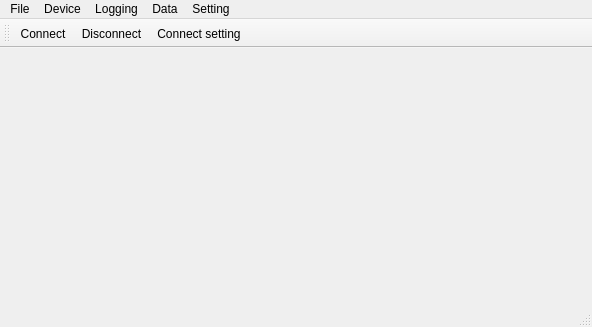
<?xml version="1.0" encoding="UTF-8"?>
<ui version="4.0">
 <class>MainWindow</class>
 <widget class="QMainWindow" name="MainWindow">
  <property name="geometry">
   <rect>
    <x>0</x>
    <y>0</y>
    <width>592</width>
    <height>327</height>
   </rect>
  </property>
  <property name="windowTitle">
   <string>Logging</string>
  </property>
  <property name="autoFillBackground">
   <bool>false</bool>
  </property>
  <widget class="QWidget" name="centralwidget"/>
  <widget class="QMenuBar" name="menubar">
   <property name="geometry">
    <rect>
     <x>0</x>
     <y>0</y>
     <width>592</width>
     <height>26</height>
    </rect>
   </property>
   <widget class="QMenu" name="menuCurve">
    <property name="title">
     <string>Device</string>
    </property>
    <addaction name="actionDevice_connect"/>
    <addaction name="actionDisconnect"/>
    <addaction name="actionExit"/>
   </widget>
   <widget class="QMenu" name="menuSetting">
    <property name="title">
     <string>Setting</string>
    </property>
    <addaction name="actionSetting_connect"/>
    <addaction name="actionParameter"/>
   </widget>
   <widget class="QMenu" name="menuLogging">
    <property name="title">
     <string>Logging</string>
    </property>
    <addaction name="actionCurve"/>
   </widget>
   <widget class="QMenu" name="menuFile">
    <property name="title">
     <string>File</string>
    </property>
    <addaction name="actionSave_layout"/>
    <addaction name="actionLoad_layout"/>
    <addaction name="separator"/>
    <addaction name="actionExit_2"/>
   </widget>
   <widget class="QMenu" name="menuData">
    <property name="title">
     <string>Data</string>
    </property>
    <addaction name="actionLoad_data"/>
    <addaction name="actionExport_file"/>
   </widget>
   <addaction name="menuFile"/>
   <addaction name="menuCurve"/>
   <addaction name="menuLogging"/>
   <addaction name="menuData"/>
   <addaction name="menuSetting"/>
  </widget>
  <widget class="QStatusBar" name="statusbar"/>
  <widget class="QToolBar" name="toolBar">
   <property name="windowTitle">
    <string>toolBar</string>
   </property>
   <attribute name="toolBarArea">
    <enum>TopToolBarArea</enum>
   </attribute>
   <attribute name="toolBarBreak">
    <bool>false</bool>
   </attribute>
   <addaction name="actionDevice_connect"/>
   <addaction name="actionDisconnect"/>
   <addaction name="actionSetting_connect"/>
  </widget>
  <action name="actionSetting_connect">
   <property name="checkable">
    <bool>false</bool>
   </property>
   <property name="icon">
    <iconset resource="res.qrc">
     <normaloff>:/images/images/settings.png</normaloff>:/images/images/settings.png</iconset>
   </property>
   <property name="text">
    <string>Connect setting</string>
   </property>
  </action>
  <action name="actionDevice_connect">
   <property name="icon">
    <iconset resource="res.qrc">
     <normaloff>:/images/images/connect.png</normaloff>:/images/images/connect.png</iconset>
   </property>
   <property name="text">
    <string>Connect</string>
   </property>
  </action>
  <action name="actionDisconnect">
   <property name="icon">
    <iconset resource="res.qrc">
     <normaloff>:/images/images/disconnect.png</normaloff>:/images/images/disconnect.png</iconset>
   </property>
   <property name="text">
    <string>Disconnect</string>
   </property>
  </action>
  <action name="actionExit">
   <property name="icon">
    <iconset resource="res.qrc">
     <normaloff>:/images/images/application-exit.png</normaloff>:/images/images/application-exit.png</iconset>
   </property>
   <property name="text">
    <string>Exit</string>
   </property>
  </action>
  <action name="actionCurve">
   <property name="icon">
    <iconset resource="res.qrc">
     <normaloff>:/images/images/curve_attribute.png</normaloff>:/images/images/curve_attribute.png</iconset>
   </property>
   <property name="text">
    <string>Curve Attribute</string>
   </property>
  </action>
  <action name="actionSave_layout">
   <property name="text">
    <string>Save layout</string>
   </property>
  </action>
  <action name="actionLoad_layout">
   <property name="text">
    <string>Load layout</string>
   </property>
  </action>
  <action name="actionExit_2">
   <property name="text">
    <string>Exit</string>
   </property>
  </action>
  <action name="actionLoad_data">
   <property name="text">
    <string>Load data</string>
   </property>
  </action>
  <action name="actionExport_file">
   <property name="text">
    <string>Export file</string>
   </property>
  </action>
  <action name="actionParameter">
   <property name="text">
    <string>Parameter</string>
   </property>
  </action>
 </widget>
 <resources>
  <include location="res.qrc"/>
 </resources>
 <connections/>
</ui>
